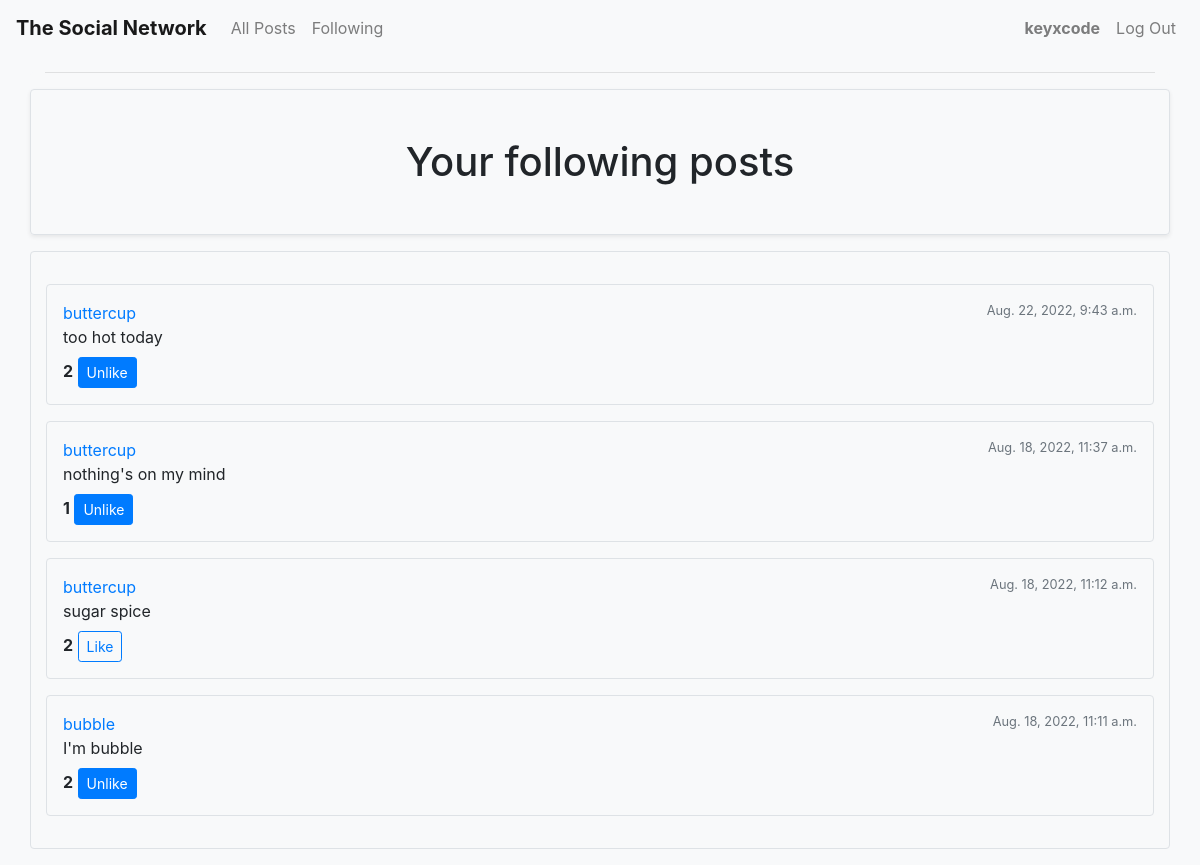
Page /profile/following (signed in) on the committed database.
### network/models.py (models this page shows, shortened)
class User(AbstractUser, models.Model):
    followers = models.ManyToManyField("User", blank="true", related_name="follow")
    follows = models.ManyToManyField("User", blank="true", related_name="followed_by")

class Post(models.Model):
    content = models.TextField(blank=True)
    poster = models.ForeignKey("User", on_delete=models.CASCADE, null=True, related_name="all_posts")
    timestamp = models.DateTimeField(auto_now_add=True)
    likers = models.ManyToManyField("User", related_name="liked_post")

### network/views.py (the view)
# urls.py: path("profile/following", views.following, name="following"),
@login_required
def following(request):
    follows = User.objects.get(username=request.user).follows.all()
    posts = Post.objects.filter(poster__in=follows).order_by('-timestamp')
    return render(request, "network/following.html", {
        "posts": posts
    })

### network/templates/network/following.html (shortened to what this page needs)
{% extends "network/layout.html" %}
{% load static %}
{% block body %}
    <div class="row border rounded shadow-sm my-3">
        <div class="col p-5 text-center">
            <span class="h1">Your following posts</span>
        </div>
    </div>
    {% include 'network/posts.html' %}
{% endblock %}

### network/templates/network/layout.html (shortened to what this page needs)
{% load static %}
<!DOCTYPE html>
<html lang="en">
    <head>
        <link rel="stylesheet" href="https://stackpath.bootstrapcdn.com/bootstrap/4.4.1/css/bootstrap.min.css">
        <link href="{% static 'network/styles.css' %}" rel="stylesheet">
    </head>
    <body class="bg-light">
        <nav class="navbar navbar-expand-lg navbar-light bg-light m-0">
            <a class="font-weight-bold navbar-brand" href="{% url 'index' %}">The Social Network</a>
            <div class="collapse navbar-collapse" id="navbarTogglerDemo03">
                <ul class="navbar-nav mr-auto mt-2 mt-lg-0">
                    <li class="nav-item">
                        <a class="nav-link" href="{% url 'index' %}">All Posts</a>
                    </li>
                    {% if request.user.is_authenticated %}
                        <li class="nav-item">
                            <a class="nav-link" href="{% url 'following' %}">Following</a>
                        </li>
                    {% endif %}
                </ul>
                <ul class="navbar-nav ml-auto mt-2 mt-lg-0">
                    {% if request.user.is_authenticated %}
                        <li class="nav-item">
                            <a class="nav-link" href="{% url 'profile' request.user.id %}"><strong id="user">{{ request.user.username }}</strong></a>
                        </li>
                        <li class="nav-item">
                            <a class="nav-link" href="{% url 'logout' %}">Log Out</a>
                        </li>
                    {% endif %}
                </ul>
            </div>
        </nav>
        <div class="body mt-0 bg-light">
            <div class="container bg-light rounded">
                <hr>
                {% block body %}
                {% endblock %}
            </div>
        </div>
    </body>
</html>

### network/templates/network/posts.html (shortened to what this page needs)
<div class="border rounded row mb-3 py-3">
    <div class="col">
        {% if posts %}
            {% for post in posts %}
                <div class="border rounded p-3 my-3 hover-box">
                    <div class="row">
                        <div class="col">
                            <div class="d-flex">
                                <a href="{% url 'profile' post.poster.id %}">{{ post.poster }}</a>
                                <span class="ml-auto small text-muted">{{ post.timestamp }}</span>
                            </div>
                            <div class="mb-2 text-justify">
                                <span id="post-{{ post.id }}">{{ post.content }}</span>
                            </div>
                            <div>
                                <span class="font-weight-bold" id="like-count-{{ post.id }}">{{ post.likers.all.count }}</span>
                                {% if request.user in post.likers.all %}
                                    <button class="btn btn-primary btn-sm like-button" data-post="{{ post.id }}">Unlike</button>
                                {% else %}
                                    <button class="btn btn-outline-primary btn-sm like-button" data-post="{{ post.id }}">Like</button>
                                {% endif %}
                            </div>
                        </div>
                    </div>
                </div>
            {% endfor %}
        {% else %}
            It's empty here!
        {% endif %}
    </div>
</div>

### rows in the picture
User: user.username "keyxcode"
Post: poster "buttercup", timestamp "Aug. 22, 2022, 9:43 a.m.", content "too hot today", likers.all.count "2"
Post: poster "buttercup", timestamp "Aug. 18, 2022, 11:37 a.m.", content "nothing's on my mind", likers.all.count "1"
Post: poster "buttercup", timestamp "Aug. 18, 2022, 11:12 a.m.", content "sugar spice", likers.all.count "2"
Post: poster "bubble", timestamp "Aug. 18, 2022, 11:11 a.m.", content "I'm bubble", likers.all.count "2"
